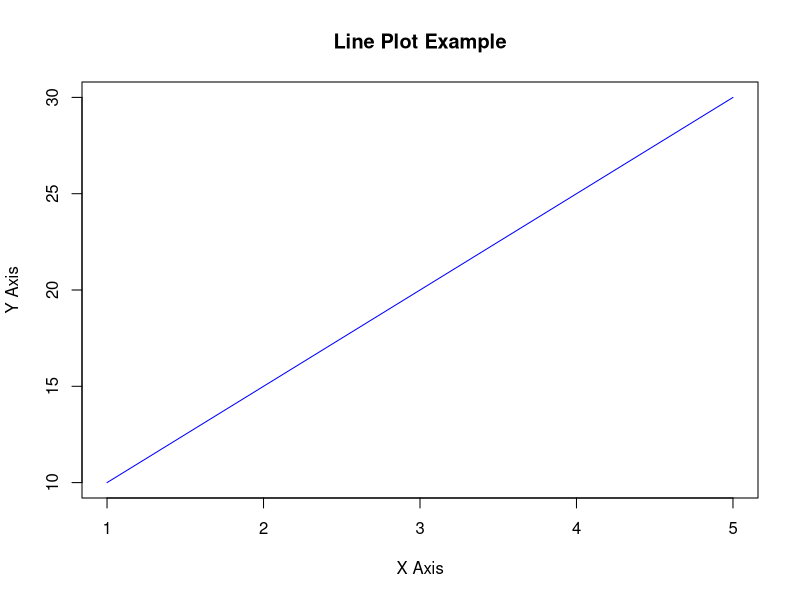

Reproduce this figure in R.
x <- c(1,2,3,4,5)
y <- c(10,15,20,25,30)

plot(x, y, type="l", col="blue",
     main="Line Plot Example",
     xlab="X Axis",
     ylab="Y Axis")
